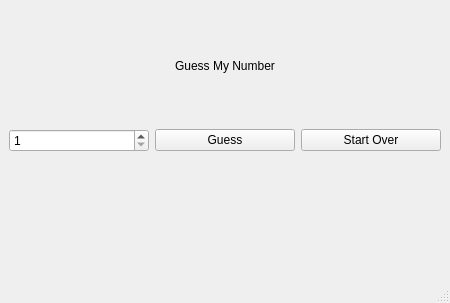
<?xml version="1.0" encoding="UTF-8"?>
<ui version="4.0">
 <class>MainWindow</class>
 <widget class="QMainWindow" name="MainWindow">
  <property name="geometry">
   <rect>
    <x>0</x>
    <y>0</y>
    <width>450</width>
    <height>303</height>
   </rect>
  </property>
  <property name="windowTitle">
   <string>MainWindow</string>
  </property>
  <widget class="QWidget" name="centralwidget">
   <layout class="QVBoxLayout" name="verticalLayout">
    <item>
     <widget class="QLabel" name="TitleLabel">
      <property name="text">
       <string>Guess My Number</string>
      </property>
      <property name="alignment">
       <set>Qt::AlignCenter</set>
      </property>
     </widget>
    </item>
    <item>
     <layout class="QHBoxLayout" name="horizontalLayout">
      <item>
       <widget class="QSpinBox" name="spinBox">
        <property name="minimum">
         <number>1</number>
        </property>
        <property name="maximum">
         <number>10</number>
        </property>
       </widget>
      </item>
      <item>
       <widget class="QPushButton" name="GuessButton">
        <property name="text">
         <string>Guess</string>
        </property>
       </widget>
      </item>
      <item>
       <widget class="QPushButton" name="StartOverButton">
        <property name="text">
         <string>Start Over</string>
        </property>
       </widget>
      </item>
     </layout>
    </item>
    <item>
     <widget class="QLabel" name="MessageLabel">
      <property name="text">
       <string/>
      </property>
      <property name="alignment">
       <set>Qt::AlignCenter</set>
      </property>
     </widget>
    </item>
   </layout>
  </widget>
  <widget class="QMenuBar" name="menubar">
   <property name="geometry">
    <rect>
     <x>0</x>
     <y>0</y>
     <width>450</width>
     <height>21</height>
    </rect>
   </property>
  </widget>
  <widget class="QStatusBar" name="statusbar"/>
 </widget>
 <resources/>
 <connections/>
</ui>
